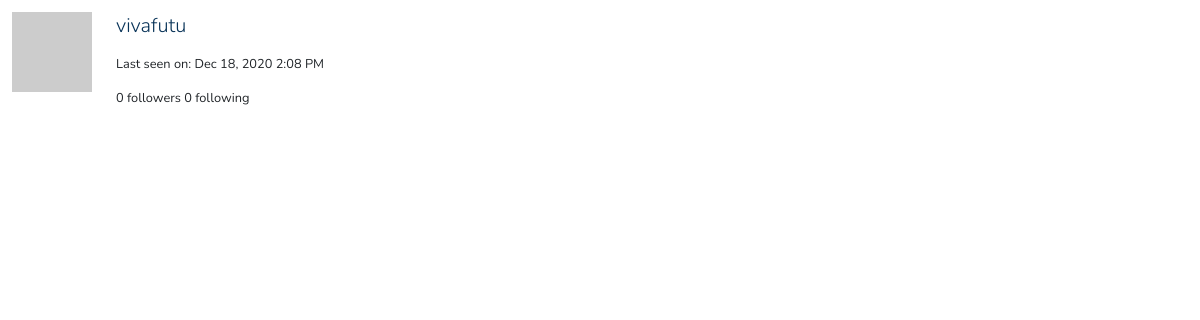
Before: /user/vivafutu/popup (signed in) with the older database file.
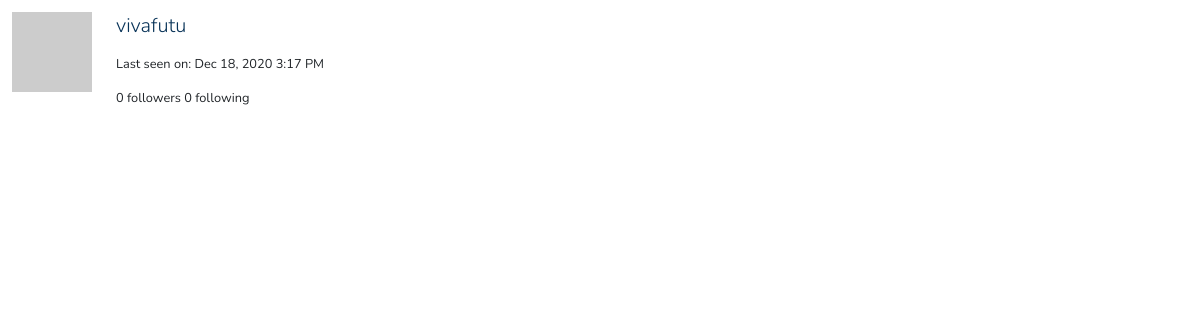
After: the same page with the newer database file.
### app/models.py (models this page shows, shortened)
class User(UserMixin, db.Model):
    id = db.Column(db.Integer, primary_key=True)
    username = db.Column(db.String(64), index=True, unique=True)
    email = db.Column(db.String(120), index=True, unique=True)
    password_hash = db.Column(db.String(128))
    posts = db.relationship('Post', backref='author', lazy='dynamic')
    about_me = db.Column(db.String(160))
    last_seen = db.Column(db.DateTime, default=datetime.utcnow)
    followed = db.relationship(
        'User', secondary=followers,
        primaryjoin=(followers.c.follower_id == id),
        secondaryjoin=(followers.c.followed_id == id),
        backref=db.backref('followers', lazy='dynamic'), lazy='dynamic')
    messages_sent = db.relationship('Message',
                                        foreign_keys='Message.sender_id',
                                        backref='author', lazy='dynamic')
    messages_received = db.relationship('Message',
                                            foreign_keys='Message.recipient_id',
                                            backref='recipient', lazy='dynamic')
    last_message_read_time = db.Column(db.DateTime)
    def avatar(self, size):
        digest = md5(self.email.lower().encode('utf-8')).hexdigest()
        return 'https://www.gravatar.com/avatar/{}?d=identicon&s={}'.format(
            digest, size)

### app/main/routes.py (the view)
@bp.route('/user/<username>/popup')
@login_required
def user_popup(username):
    user = User.query.filter_by(username=username).first_or_404()
    form = EmptyForm()
    return render_template('user_popup.html', user=user, form=form)

### app/main/routes.py (called while the page is built)
@bp.before_app_request
def before_request():
    if current_user.is_authenticated:
        current_user.last_seen = datetime.utcnow()
        db.session.commit()
        g.search_form = SearchForm()

### app/models.py (called while the page is built)
@login.user_loader
def load_user(id):
    return User.query.get(int(id))

### app/templates/user_popup.html (shortened to what this page needs)
{% from 'bootstrap/utils.html' import render_static %}
{% block styles %}
{{ bootstrap.load_css() }}
{{ render_static('css', 'theme.css', local=True) }}
{% endblock %}
<table class="table">
    <tr>
        <td width="64" style="border: 0px;"><img src="{{ user.avatar(64) }}"></td>
        <td style="border: 0px;">
            <p><a class="lead" href="{{ url_for('main.user', username=user.username) }}">{{ user.username }}</a></p>
            <small>
                {% if user.last_seen %}
                <p>Last seen on: {{ moment(user.last_seen).format('lll') }}</p>
                {% endif %}
                <p>
                    {{ user.followers.count() }} followers
                    {{ user.followed.count() }} following
                </p>
            </small>
        </td>
    </tr>
</table>

Changed rows visible on the page:
changed User "vivafutu": last_seen "Dec 18, 2020 2:08 PM" → "Dec 18, 2020 3:17 PM"
